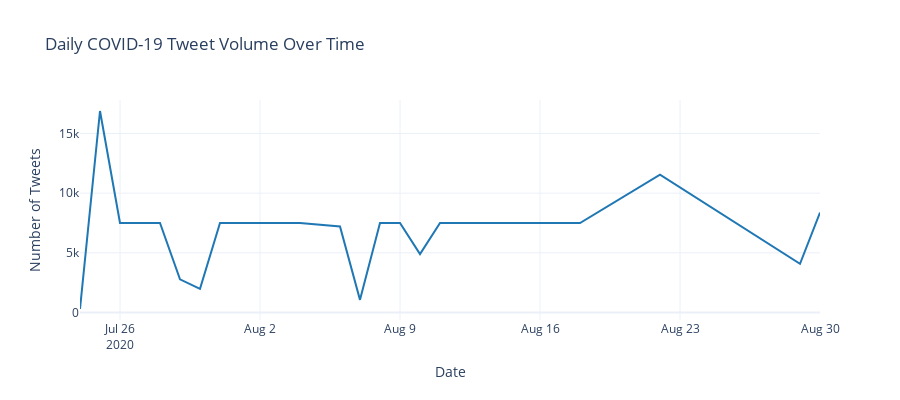

Source (notebook cell):
### Code cell
# Temporal distribution of tweets
daily_tweets = tweets_df.groupby(tweets_df['date'].dt.date).size()

fig = go.Figure()
fig.add_trace(go.Scatter(
    x=daily_tweets.index,
    y=daily_tweets.values,
    mode='lines',
    name='Daily Tweet Count',
    line=dict(color='#1f77b4', width=2)
))

fig.update_layout(
    title='Daily COVID-19 Tweet Volume Over Time',
    xaxis_title='Date',
    yaxis_title='Number of Tweets',
    template='plotly_white',
    height=400
)

fig.show()

### Figure 1 — Plotly figure (JSON) as saved in the notebook; plotly's stock layout.template omitted (floating-point values rounded to 4 significant figures)
{"data": [{"line": {"color": "#1f77b4", "width": 2}, "mode": "lines", "name": "Daily Tweet Count", "type": "scatter", "x": ["2020-07-24", "2020-07-25", "2020-07-26", "2020-07-27", "2020-07-28", "2020-07-29", "2020-07-30", "2020-07-31", "2020-08-01", "2020-08-02", "2020-08-04", "2020-08-06", "2020-08-07", "2020-08-08", "2020-08-09", "2020-08-10", "2020-08-11", "2020-08-12", "2020-08-13", "2020-08-14", "2020-08-16", "2020-08-17", "2020-08-18", "2020-08-22", "2020-08-29", "2020-08-30"], "y": [295, 16881, 7500, 7500, 7500, 2780, 1980, 7500, 7500, 7500, 7500, 7214, 1060, 7500, 7500, 4891, 7500, 7500, 7500, 7500, 7500, 7500, 7500, 11555, 4077, 8375]}], "layout": {"height": 400, "title": {"text": "Daily COVID-19 Tweet Volume Over Time"}, "xaxis": {"title": {"text": "Date"}}, "yaxis": {"title": {"text": "Number of Tweets"}}}}
